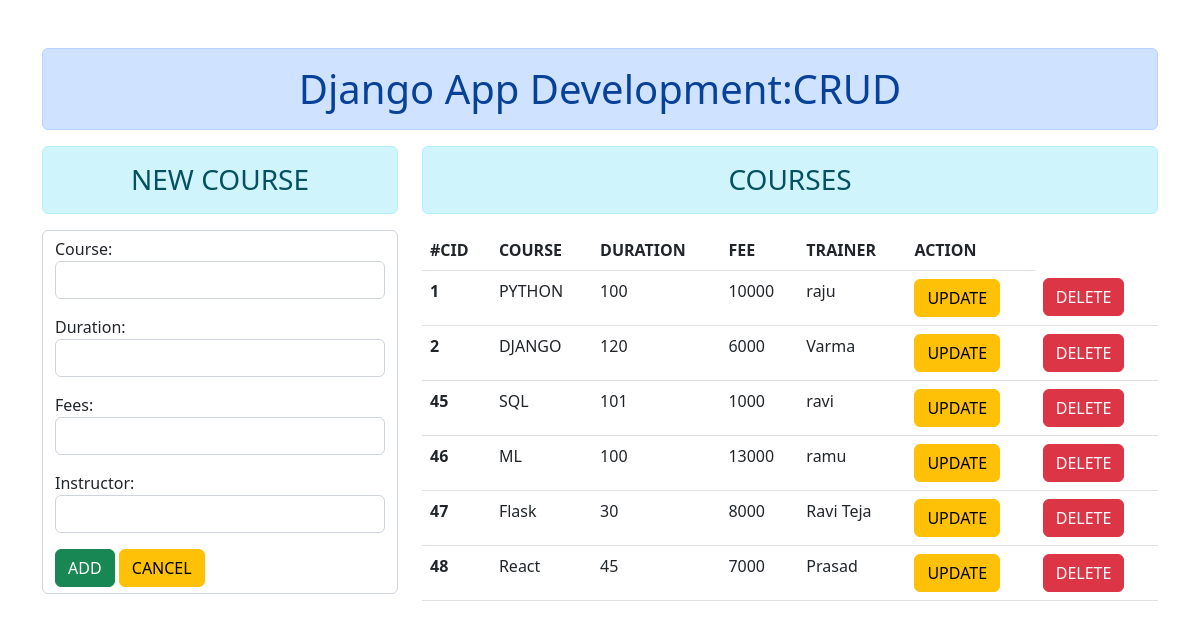
The page / on the database its author committed.
### app1/models.py (models this page shows, shortened)
class Course(models.Model):
  cname = models.CharField(max_length=50)
  dur = models.IntegerField()
  fee = models.IntegerField()
  trainer = models.CharField(max_length=50)

### app1/views.py (the view)
# urls.py: path('',index,name='index'),
def index(request):
    form = CourseForm()
    courses = Course.objects.all()
    context = {'courses':courses,'form':form}
    return render(request,'app1/index.html',context)

### app1/forms.py
class CourseForm(forms.ModelForm):
    class Meta:
        model = Course
        fields = '__all__'
        labels = {'cname':'Course:','dur':'Duration:','fee':'Fees:','trainer':'Instructor:'}
        widgets = {
            'cname':forms.TextInput(attrs={'class':'form-control'}),
            'dur':forms.NumberInput(attrs={'class':'form-control'}),
            'fee':forms.NumberInput(attrs={'class':'form-control'}),
            'trainer':forms.TextInput(attrs={'class':'form-control'}),
        }

### templates/app1/index.html (shortened to what this page needs)
{% extends 'base.html' %}
{% block b1 %}
<div class="row">
    <div class="col-sm-4">
        <h3 class="text-center alert alert-info">NEW COURSE</h3>
        <form method="post" action="{% url 'app1:newcourse' %}" class="form-control">
            {{form.as_p}}
            <input type="submit" value="ADD" class="btn btn-success">
            <input type="reset" value="CANCEL" class="btn btn-warning">
        </form>
    </div>
    <div class="col-sm-8">
        <h3 class="text-center alert alert-info">COURSES</h3>
        {% if courses %}
        <table class="table table-hover">
            <thead>
                <th scope="col">#CID</th>
                <th scope="col">COURSE</th>
                <th scope="col">DURATION</th>
                <th scope="col">FEE</th>
                <th scope="col">TRAINER</th>
                <th scope="col">ACTION</th>
            </thead>
            <tbody>
                {% for course in courses %}
                    <tr>
                        <th scope="row">{{course.id}}</th>
                        <td>{{course.cname}}</td>
                        <td>{{course.dur}}</td>
                        <td>{{course.fee}}</td>
                        <td>{{course.trainer}}</td>
                        <td>
                            <a class="btn btn-warning htn-sm" href="{% url 'app1:updatecourse' course.id %}">UPDATE</a>
                        </td>
                        <td>
                            <form action="{% url 'app1:deletecourse' course.id %}" method="post">
                                <input class="btn btn-danger htn-sm" type="submit" value="DELETE">
                            </form>
                        </td>
                    </tr>
                {% endfor %}
            </tbody>
        </table>
        {% else %}
            <h3 class="text-center alert alert-danger">NO DATA</h3>
        {% endif %}
    </div>
</div>
{% endblock b1 %}

### templates/base.html (shortened to what this page needs)
<!DOCTYPE html>
{% load static %}
<html lang="en">
    <head>
        <link rel="stylesheet" href="{% static 'css/bootstrap.css' %}">
    </head>
    <body>
        <div class="container mt-5">
            <div>
                <h1 class="text-center alert alert-primary">Django App Development:CRUD</h1>
            </div>
            <div>
                {% block b1 %}
                {% endblock b1 %}
            </div>
        </div>
    </body>
</html>

### rows shown on the page
Course: id "1", cname "PYTHON", dur "100", fee "10000", trainer "raju"
Course: id "2", cname "DJANGO", dur "120", fee "6000", trainer "Varma"
Course: id "45", cname "SQL", dur "101", fee "1000", trainer "ravi"
Course: id "46", cname "ML", dur "100", fee "13000", trainer "ramu"
Course: id "47", cname "Flask", dur "30", fee "8000", trainer "Ravi Teja"
Course: id "48", cname "React", dur "45", fee "7000", trainer "Prasad"
